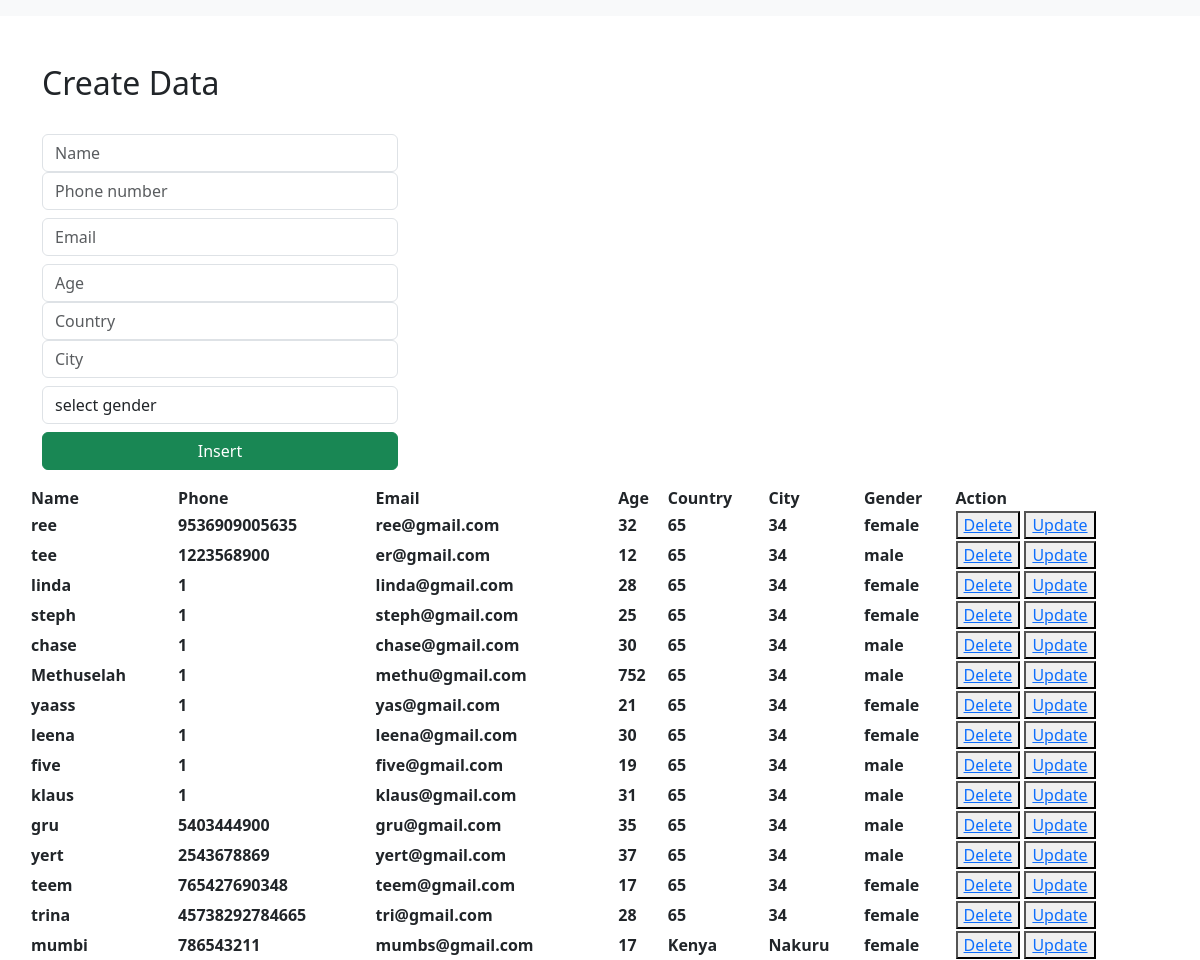
The page / on the database its author committed.
### mumbi_django2/models.py (models this page shows)
class People(models.Model):
    name = models.CharField(max_length=30, blank=False, null=False)
    phone = models.IntegerField(default=1)
    email = models.EmailField(unique=True, blank=False)
    age = models.IntegerField(blank=False)
    country = models.CharField(null=False, max_length=30, default=65)
    city = models.CharField(null=False, max_length=30, default=34)
    gender = models.CharField(blank=False, max_length=10)

### mumbi_django2/views.py (the view)
# urls.py: path('', views.indexpage, name='index'),
def indexpage(request):
    data = People.objects.all()
    context = {"data": data}
    return render(request, "index.html", context)

### templates/index.html (shortened to what this page needs)
<html lang="en">
    <link href="https://cdn.jsdelivr.net/npm/bootstrap@5.3.0-alpha1/dist/css/bootstrap.min.css" rel="stylesheet">
  <head>
  </head>
  <body>
    <nav class="navbar navbar-expand-lg bg-body-tertiary">
      </nav>
      <div class="container mt-5">
        <div class="row">
            <div class="col-md-4">
                <h2>Create Data</h2>
                <br>
                <form action="/insert" method="post">
                    <div class="form-group">
                        <input type="text" class="form-control" placeholder="Name" name="name" required>
                    </div>
                     <div class="form-group">
                        <input type="number" class="form-control" placeholder="Phone number" name="phone" required>
                    </div>
                    <div class="form-group">
                        <input type="email" class="form-control  mt-2" placeholder="Email" name="email" required>
                    </div>
                    <div class="form-group">
                        <input type="number" class="form-control  mt-2" placeholder="Age" name="age" required>
                    </div>
                    <div class="form-group">
                        <input type="text" class="form-control" placeholder="Country" name="country" required>
                    </div>
                    <div class="form-group">
                        <input type="text" class="form-control" placeholder="City" name="city" required>
                    </div>
                    <div class="form-group mt-2">
                        <select id="gender" name="gender" class="form-control" required>
                            <option selected>select gender</option>
                        </select>
                    </div>
                    <div class="d-grid gap-2">
                        <button class="btn btn-success mt-2" type="submit">Insert</button>
                    </div>
                </form>
            </div>
            <table>
                <tr>
                    <th>Name</th>
                    <th>Phone</th>
                    <th>Email</th>
                    <th>Age</th>
                    <th>Country</th>
                    <th>City</th>
                    <th>Gender</th>
                    <th>Action</th>
                </tr>
                {% for d in data %}
                <tr>
                    <th>{{ d.name }}</th>
                    <th>{{ d.phone }}</th>
                    <th>{{ d.email }}</th>
                    <th>{{ d.age }}</th>
                    <th>{{ d.country }}</th>
                    <th>{{ d.city }}</th>
                    <th>{{ d.gender }}</th>
                    <th>
                        <button>
                            <a href="/delete/{{ d.id }}">Delete</a>
                        </button>
                        <button>
                            <a href="/update/{{ d.id }}">Update</a>
                        </button>
                        <br>
                    </th>
                </tr>
                {% endfor %}
            </table>
            </div>
        </div>
  </body>
</html>

### rows shown on the page
People: name "ree", phone "9536909005635", email "ree@gmail.com", age "32", country "65", city "34", gender "female"
People: name "tee", phone "1223568900", email "er@gmail.com", age "12", country "65", city "34", gender "male"
People: name "linda", phone "1", email "linda@gmail.com", age "28", country "65", city "34", gender "female"
People: name "steph", phone "1", email "steph@gmail.com", age "25", country "65", city "34", gender "female"
People: name "chase", phone "1", email "chase@gmail.com", age "30", country "65", city "34", gender "male"
People: name "Methuselah", phone "1", email "methu@gmail.com", age "752", country "65", city "34", gender "male"
People: name "yaass", phone "1", email "yas@gmail.com", age "21", country "65", city "34", gender "female"
People: name "leena", phone "1", email "leena@gmail.com", age "30", country "65", city "34", gender "female"
People: name "five", phone "1", email "five@gmail.com", age "19", country "65", city "34", gender "male"
People: name "klaus", phone "1", email "klaus@gmail.com", age "31", country "65", city "34", gender "male"
People: name "gru", phone "5403444900", email "gru@gmail.com", age "35", country "65", city "34", gender "male"
People: name "yert", phone "2543678869", email "yert@gmail.com", age "37", country "65", city "34", gender "male"
People: name "teem", phone "765427690348", email "teem@gmail.com", age "17", country "65", city "34", gender "female"
People: name "trina", phone "45738292784665", email "tri@gmail.com", age "28", country "65", city "34", gender "female"
People: name "mumbi", phone "786543211", email "mumbs@gmail.com", age "17", country "Kenya", city "Nakuru", gender "female"
